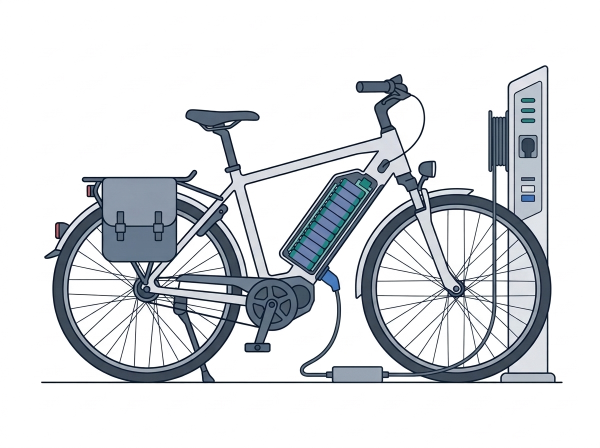
#> input picture docs/figures/assets/ebike_charging_schematic.jpg, 1200 x 896 px (shown at 1/2 size)
$ python generate_system_figure.py
#> lines starting #> are read from the running program, lines starting #| are printed output that depends on the picture; after the words box and inside, x2 and y2 are one past the last pixel; in counts of white or black regions, pixels touching at a corner belong together
### scripts/generate_journal_figures_en.py
"""Generate the English journal figures (vector PDF + 300-dpi PNG) for manuscript_iop_en.tex.

The wording and layout follow the supervisor's English draft (docs/导师英文稿.pdf);
the data sources and plotting conventions are those of
``generate_journal_figures.py`` (the Chinese review draft), so both language
versions show the same numbers. Differences from the supervisor's artwork:

* figures are vector PDFs drawn at the printed width instead of raster images;
* Fig. 7(a) spells out every contrast and keeps its legend outside the data
  area, and Fig. 7(b) labels the 10% and 40% ticks
  (todo1102 item 2d); MultiRocket is not plotted;
* Fig. 5(b) also identifies the three input streams in its legend;
* Fig. 6(b) uses the group names of the DYN feature table.

Run from the project root:  PYTHONPATH=src python scripts/generate_journal_figures_en.py
"""

from __future__ import annotations

import csv
import json
import sys
from pathlib import Path

import matplotlib

matplotlib.use("Agg")
import matplotlib.font_manager as fm
import matplotlib.pyplot as plt
import numpy as np
from matplotlib.lines import Line2D
from matplotlib.patches import FancyArrowPatch, FancyBboxPatch, Rectangle

ROOT = Path(__file__).resolve().parents[1]
sys.path.insert(0, str(ROOT / "src"))
sys.path.insert(0, str(Path(__file__).resolve().parent))

from generate_journal_figures import (
    FIG_W,
    GRID,
    INK,
    LIGHT,
    MID,
    PANEL_H,
    load_json,
    panel_label,
    smooth,
)

OUT_DIRS = [ROOT / "docs" / "ioplatextemplate" / "figures_en", ROOT / "docs" / "figures" / "en"]
LABEL_NAMES_EN = {"0": "Normal", "1": "Battery anomaly", "2": "Charger fault"}
BUDGET_XLABEL = "Training label fraction (log scale)"
VAL_F1 = "Validation Macro-F1 (%)"


def _register_english_windows_fonts() -> None:
    """Register Windows Arial and Times New Roman fonts when running in WSL."""
    fonts_dir = Path("/mnt/c/Windows/Fonts")
    for fname in (
        "arial.ttf",
        "arialbd.ttf",
        "ariali.ttf",
        "arialbi.ttf",
        "times.ttf",
        "timesbd.ttf",
        "timesi.ttf",
        "timesbi.ttf",
    ):
        fp = fonts_dir / fname
        if fp.exists():
            fm.fontManager.addfont(str(fp))


def setup_english_journal_style() -> None:
    """Print-ready rcParams with Arial text and matching math glyphs."""
    _register_english_windows_fonts()
    plt.rcdefaults()
    plt.rcParams.update(
        {
            "font.family": "sans-serif",
            "font.sans-serif": ["Arial", "Helvetica", "Liberation Sans", "DejaVu Sans"],
            "mathtext.fontset": "custom",
            "mathtext.rm": "Arial",
            "mathtext.it": "Arial:italic",
            "mathtext.bf": "Arial:bold",
            "axes.unicode_minus": True,
            "font.size": 9.0,
            "axes.titlesize": 9.0,
            "axes.titleweight": "bold",
            "axes.labelsize": 9.0,
            "xtick.labelsize": 8.4,
            "ytick.labelsize": 8.4,
            "legend.fontsize": 7.6,
            "legend.frameon": False,
            "legend.handlelength": 2.2,
            "legend.handletextpad": 0.6,
            "legend.labelspacing": 0.32,
            "legend.borderaxespad": 0.3,
            "axes.linewidth": 0.8,
            "axes.grid": True,
            "axes.axisbelow": True,
            "grid.color": GRID,
            "grid.linewidth": 0.5,
            "grid.alpha": 0.9,
            "xtick.direction": "out",
            "ytick.direction": "out",
            "xtick.major.width": 0.8,
            "ytick.major.width": 0.8,
            "xtick.major.size": 3.0,
            "ytick.major.size": 3.0,
            "lines.linewidth": 1.4,
            "lines.markersize": 4.2,
            "pdf.fonttype": 42,
            "svg.fonttype": "none",
        }
    )


# [956 lines left out: functions tidy_en, save_en, log_budget_axis, plot_fig1_dataset_overview, plot_fig2_overall_framework, plot_fig3_pooling_and_head_stabilization and 5 more, not called in this run]


# [9 lines that do not run on import are left out]

### scripts/generate_system_figure.py
"""Generate the system architecture diagram (vector PDF + 300-dpi PNG).

Follows the two-container layout and crisp serif style of the journal
framework diagram while embedding the illustrative e-bike charging scene inside
the Charging site container:

* Charging site: e-bike charging schematic alongside the four-stage hardware
  stack (Charging pile -> Power meter -> Charger -> Li-ion battery).
* Monitoring platform: Cleaning, padding & mask -> Three-branch classifier ->
  three-class status output (Normal / Battery anomaly / Charger fault).

Run from the project root:
    uv run --no-sync python scripts/generate_system_figure.py
"""

from __future__ import annotations

import sys
from pathlib import Path

import matplotlib

matplotlib.use("Agg")
import matplotlib.font_manager as fm
import matplotlib.pyplot as plt
from matplotlib.patches import FancyArrowPatch, FancyBboxPatch, Rectangle
import numpy as np
from PIL import Image, ImageEnhance

ROOT = Path(__file__).resolve().parents[1]
sys.path.insert(0, str(ROOT / "src"))
sys.path.insert(0, str(Path(__file__).resolve().parent))

from generate_journal_figures import INK  # noqa: E402
from generate_journal_figures_en import OUT_DIRS, setup_english_journal_style  # noqa: E402

ASSET_PATH = ROOT / "docs" / "figures" / "assets" / "ebike_charging_schematic.jpg"
ZH_FIG_DIRS = [ROOT / "docs" / "figures" / "zh"]
THESIS_ZH_FIG_DIR = ROOT / "docs" / "thesis" / "figures"
BOX_EDGE = "#3A3A3A"
BOX_LW = 1.3
CONTAINER_LW = 1.6


def _register_zh_fonts() -> None:
    """Register Chinese UI/serif fonts on native Windows or WSL."""
    for base in (Path(r"C:\Windows\Fonts"), Path("/mnt/c/Windows/Fonts")):
        if not base.exists():
            continue
        for fname in ("msyh.ttc", "msyhbd.ttc", "simhei.ttf", "simsun.ttc", "times.ttf", "timesbd.ttf"):
            fp = base / fname
            if fp.exists():
                fm.fontManager.addfont(str(fp))
        break


def _container(ax: plt.Axes, x0: float, y0: float, x1: float, y1: float, title: str) -> None:
    ax.add_patch(
        FancyBboxPatch(
            (x0, y0),
            x1 - x0,
            y1 - y0,
            boxstyle="round,pad=0,rounding_size=0.14",
            facecolor="white",
            edgecolor=INK,
            linewidth=CONTAINER_LW,
            zorder=1,
        )
    )
    ax.text(
        (x0 + x1) / 2,
        y1 - 0.25,
        title,
        ha="center",
        va="center",
        fontsize=15.5,
        fontweight="bold",
        color=INK,
        zorder=4,
    )


def _box(
    ax: plt.Axes,
    x0: float,
    y0: float,
    x1: float,
    y1: float,
    text: str,
    *,
    fontsize: float = 10.5,
) -> None:
    ax.add_patch(
        Rectangle(
            (x0, y0),
            x1 - x0,
            y1 - y0,
            facecolor="white",
            edgecolor=BOX_EDGE,
            linewidth=BOX_LW,
            zorder=3,
        )
    )
    ax.text(
        (x0 + x1) / 2,
        (y0 + y1) / 2,
        text,
        ha="center",
        va="center",
        fontsize=fontsize,
        fontweight="bold",
        color=INK,
        linespacing=1.15,
        zorder=5,
    )


def _arrow(ax: plt.Axes, p0: tuple[float, float], p1: tuple[float, float]) -> None:
    ax.add_patch(
        FancyArrowPatch(
            p0,
            p1,
            arrowstyle="-|>",
            mutation_scale=10.0,
            linewidth=BOX_LW,
            color=INK,
            shrinkA=0,
            shrinkB=0,
            zorder=4,
        )
    )


def _load_schematic(path: Path) -> np.ndarray:
    """Load the e-bike charging schematic cropped tightly on a pure-white background."""
    img = Image.open(path).convert("L")
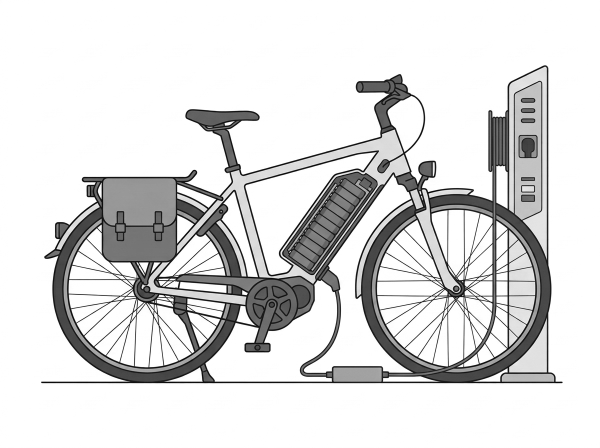
#> img: PIL image 1200x896 L (shown at 1/2 size); min 1, max 255, mean 220.3
    img = ImageEnhance.Contrast(img).enhance(1.08)
    arr = np.asarray(img, dtype=np.uint8).copy()
    arr[arr >= 244] = 255
#> arr: shape (896, 1200); min 0, max 255, mean 218.4
    mask = arr < 245
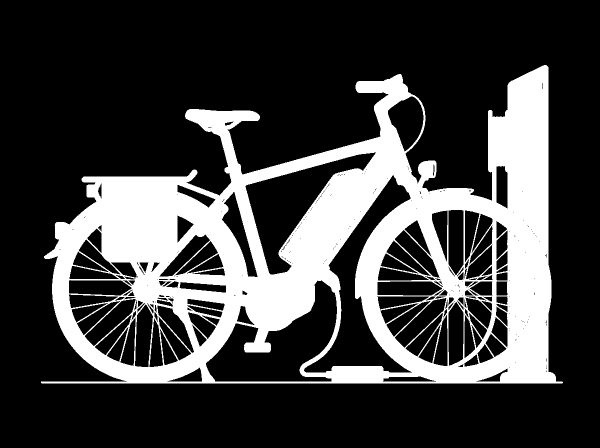
#> mask: shape (896, 1200) bool (shown at 1/2 size); 25.1% white; 1 white region, box (x1, y1, x2, y2) and area: (82, 130, 1126, 767) 270111
    ys, xs = np.where(mask)
    if len(xs) > 0 and len(ys) > 0:
        pad = 8
        y0 = max(0, int(ys.min()) - pad)
#> y0 = 122
        y1 = min(arr.shape[0], int(ys.max()) + pad + 1)
#> y1 = 775
        x0 = max(0, int(xs.min()) - pad)
#> x0 = 74
        x1 = min(arr.shape[1], int(xs.max()) + pad + 1)
#> x1 = 1134
        arr = arr[y0:y1, x0:x1]
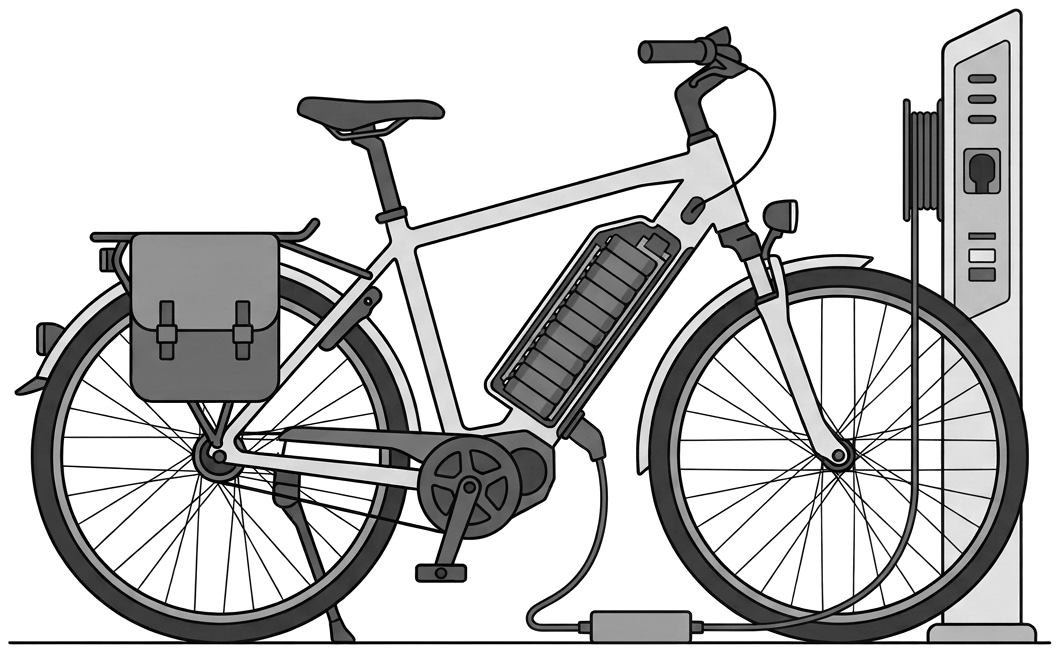
#> arr: shape (653, 1060); min 0, max 255, mean 198.1
    return np.stack([arr, arr, arr], axis=-1)


_LANG_SPECS = {
    "en": {
        "site_title": "Charging site",
        "plat_title": "Monitoring platform",
        "title_fs": 15.5,
        "hw_bounds_x": (2.76, 4.24),
        "hw_labels": ["Li-ion battery", "Charger", "Power meter", "Charging pile"],
        "hw_fs": 13.0,
        "c1_x": (4.93, 6.09),
        "c2_x": (6.77, 8.09),
        "pre_label": "Cleaning,\npadding\n& mask",
        "pre_fs": 12.8,
        "cls_label": "Three-branch\nclassifier",
        "cls_fs": 12.8,
        "split_x": 8.21,
        "out_x": (8.36, 9.38),
        "out_labels": ["Normal", "Battery\nanomaly", "Charger\nfault"],
        "out_fs": 12.8,
    },
    "zh": {
        "site_title": "充电现场",
        "plat_title": "监测平台",
        "title_fs": 14.8,
        "hw_bounds_x": (2.74, 4.26),
        "hw_labels": ["锂离子电池组", "外置充电器", "功率计量模块", "充电桩"],
        "hw_fs": 12.0,
        "c1_x": (4.92, 6.12),
        "c2_x": (6.72, 8.04),
        "pre_label": "序列清洗、\n补齐与掩码",
        "pre_fs": 11.8,
        "cls_label": "三分支\n异构分类器",
        "cls_fs": 12.0,
        "split_x": 8.17,
        "out_x": (8.31, 9.41),
        "out_labels": ["正常充电", "电池异常", "充电器故障"],
        "out_fs": 11.8,
    },
}


def _configure_style(lang: str) -> None:
    setup_english_journal_style()
    if lang == "zh":
        _register_zh_fonts()
        plt.rcParams.update(
            {
                "font.family": "sans-serif",
                "font.sans-serif": ["Microsoft YaHei", "SimHei", "SimSun", "Noto Sans CJK SC", "DejaVu Sans"],
                "mathtext.fontset": "stix",
                "axes.unicode_minus": False,
                "pdf.fonttype": 42,
            }
        )
    else:
        plt.rcParams.update(
            {
                "font.family": "serif",
                "font.serif": ["Times New Roman", "Times", "DejaVu Serif"],
                "mathtext.fontset": "stix",
            }
        )


def plot_fig_system_architecture(lang: str = "en") -> None:
    """Render system architecture diagram in English or Chinese."""
    if lang not in _LANG_SPECS:
        raise ValueError(f"Unsupported language: {lang}")
    spec = _LANG_SPECS[lang]
    _configure_style(lang)

    if not ASSET_PATH.exists():
        raise FileNotFoundError(f"Missing e-bike schematic asset: {ASSET_PATH}")

    w, h = 9.56, 3.32
    fig = plt.figure(figsize=(w, h))
    ax = fig.add_axes((0.0, 0.0, 1.0, 1.0))
    ax.set_xlim(0.0, w)
    ax.set_ylim(0.0, h)
    ax.axis("off")

    # Outer containers
    site_x0, site_x1 = 0.04, 4.38
    plat_x0, plat_x1 = 4.80, 9.52
    cont_y0, cont_y1 = 0.05, 3.27
    _container(ax, site_x0, cont_y0, site_x1, cont_y1, spec["site_title"])
    _container(ax, plat_x0, cont_y0, plat_x1, cont_y1, spec["plat_title"])

    # ----------------------------------------------------------------------- #
    # Charging site: e-bike schematic (left) + hardware stack (right)
    # ----------------------------------------------------------------------- #
    img = _load_schematic(ASSET_PATH)
    ih, iw = img.shape[:2]
#> ih = 653; iw = 1060
    img_x0, img_x1 = 0.14, 2.64 if lang == "zh" else 2.66
    img_h = (img_x1 - img_x0) * ih / iw
#> img_h = 1.55
    img_cy = 1.44
    img_y0, img_y1 = img_cy - img_h / 2, img_cy + img_h / 2
#> img_y0 = 0.664; img_y1 = 2.22
    ax.imshow(
        img,
        extent=(img_x0, img_x1, img_y0, img_y1),
        aspect="auto",
        zorder=2,
        interpolation="lanczos",
    )

    hw_x0, hw_x1 = spec["hw_bounds_x"]
    hw_cx = (hw_x0 + hw_x1) / 2
    hw_h = 0.48
    hw_gap = 0.20
    hw_step = hw_h + hw_gap
    hw_bot = 0.20
    hw_labels = spec["hw_labels"]
    hw_bounds: list[tuple[float, float]] = []
    for k, label in enumerate(hw_labels):
        y0 = hw_bot + k * hw_step
        y1 = y0 + hw_h
        hw_bounds.append((y0, y1))
        _box(ax, hw_x0, y0, hw_x1, y1, label, fontsize=spec["hw_fs"])

    for k in range(len(hw_labels) - 1, 0, -1):
        _arrow(ax, (hw_cx, hw_bounds[k][0]), (hw_cx, hw_bounds[k - 1][1]))

    # Common center line aligned with "Power meter" (index 2)
    main_y = sum(hw_bounds[2]) / 2

    # ----------------------------------------------------------------------- #
    # Monitoring platform: preprocessing -> classifier -> 3-class outcomes
    # ----------------------------------------------------------------------- #
    c1_x0, c1_x1 = spec["c1_x"]
    c2_x0, c2_x1 = spec["c2_x"]
    proc_h = 0.88
    proc_y0, proc_y1 = main_y - proc_h / 2, main_y + proc_h / 2

    # Cross-container data uplink arrow P
    _arrow(ax, (hw_x1, main_y), (c1_x0, main_y))
    ax.text(
        (site_x1 + plat_x0) / 2,
        main_y + 0.09,
        r"$\mathbfit{P}$",
        ha="center",
        va="bottom",
        fontsize=15.0,
        color=INK,
    )

    _box(ax, c1_x0, proc_y0, c1_x1, proc_y1, spec["pre_label"], fontsize=spec["pre_fs"])
    _arrow(ax, (c1_x1, main_y), (c2_x0, main_y))
    ax.text(
        (c1_x1 + c2_x0) / 2,
        main_y + 0.09,
        r"$\mathbfit{x}_{\mathbfit{i}},\,\mathbfit{m}_{\mathbfit{i}}$",
        ha="center",
        va="bottom",
        fontsize=14.5,
        color=INK,
    )
    _box(ax, c2_x0, proc_y0, c2_x1, proc_y1, spec["cls_label"], fontsize=spec["cls_fs"])

    # Splitter bus to the three outcome boxes
    out_x0, out_x1 = spec["out_x"]
    out_h = 0.52
    out_dy = 0.66
    out_ys = [main_y + out_dy, main_y, main_y - out_dy]

    x_split = spec["split_x"]
    ax.plot([c2_x1, x_split], [main_y, main_y], color=INK, lw=BOX_LW, zorder=4)
    ax.plot([x_split, x_split], [out_ys[-1], out_ys[0]], color=INK, lw=BOX_LW, zorder=4)
    for cy, label in zip(out_ys, spec["out_labels"]):
        _arrow(ax, (x_split, cy), (out_x0, cy))
        _box(ax, out_x0, cy - out_h / 2, out_x1, cy + out_h / 2, label, fontsize=spec["out_fs"])

    if lang == "zh":
        for d in ZH_FIG_DIRS:
            d.mkdir(parents=True, exist_ok=True)
            fig.savefig(d / "fig_system_architecture.pdf", bbox_inches="tight", pad_inches=0.02)
            fig.savefig(d / "fig_system_architecture.png", dpi=300, bbox_inches="tight", pad_inches=0.02)
            print(f"Saved {d / 'fig_system_architecture.pdf'} and .png")
        THESIS_ZH_FIG_DIR.mkdir(parents=True, exist_ok=True)
        fig.savefig(THESIS_ZH_FIG_DIR / "fig3_1_system_architecture.pdf", bbox_inches="tight", pad_inches=0.02)
        fig.savefig(THESIS_ZH_FIG_DIR / "fig3_1_system_architecture.png", dpi=300, bbox_inches="tight", pad_inches=0.02)
        print(f"Saved {THESIS_ZH_FIG_DIR / 'fig3_1_system_architecture.pdf'} and .png")
    else:
        for d in OUT_DIRS:
            d.mkdir(parents=True, exist_ok=True)
            fig.savefig(d / "fig_system_architecture.pdf", bbox_inches="tight", pad_inches=0.02)
            fig.savefig(d / "fig_system_architecture.png", dpi=300, bbox_inches="tight", pad_inches=0.02)
            print(f"Saved {d / 'fig_system_architecture.pdf'} and .png")
#> this loop made 2 passes
#> pass 1, in plot_fig_system_architecture, `fig.savefig(d / "fig_system_architecture.pdf", bbox_inches="tight", pa..`:
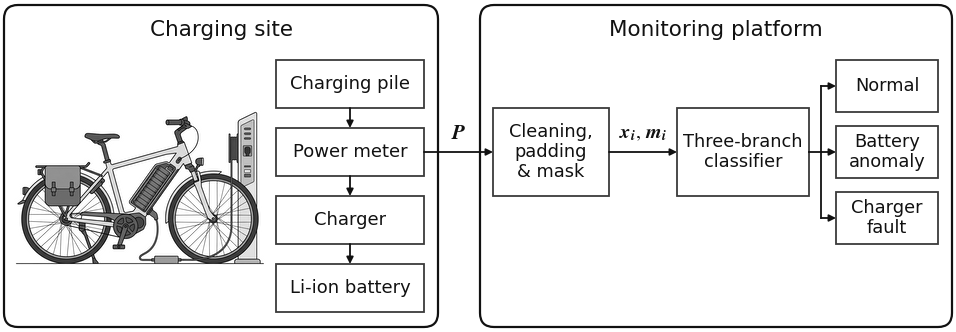
#> figure drawn by matplotlib, 1 panel
    plt.close(fig)


if __name__ == "__main__":
    import argparse

    parser = argparse.ArgumentParser(description="Generate system architecture figure(s).")
    parser.add_argument("--lang", choices=["en", "zh", "all"], default="all")
    args = parser.parse_args()
    for _lang in (["en", "zh"] if args.lang == "all" else [args.lang]):
        plot_fig_system_architecture(_lang)
